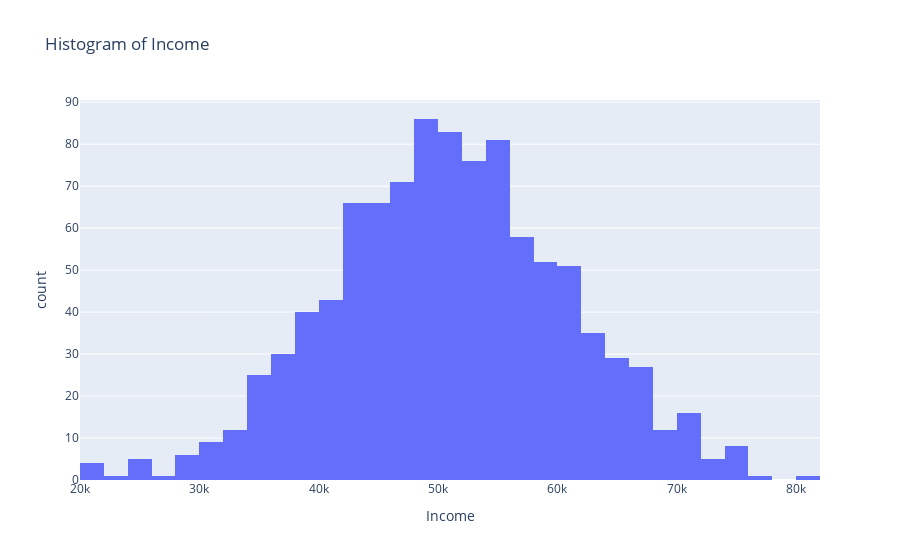
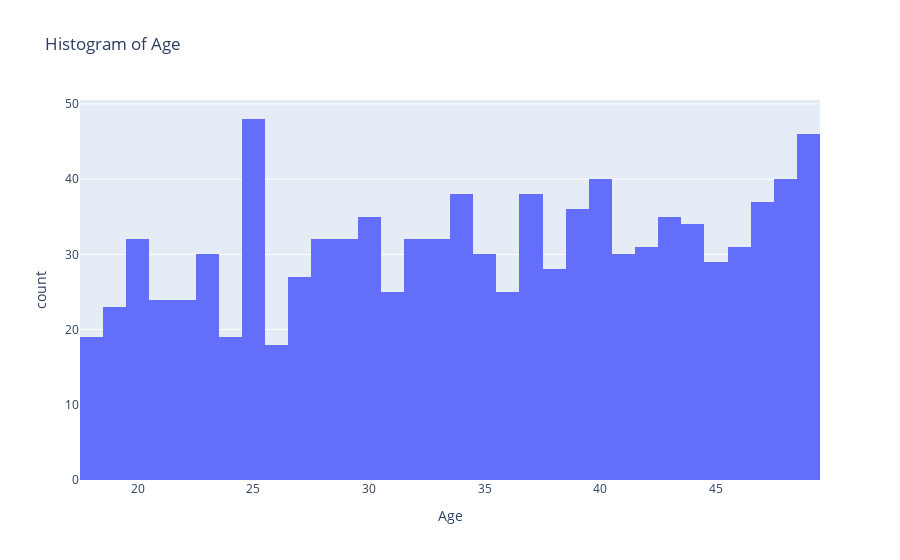
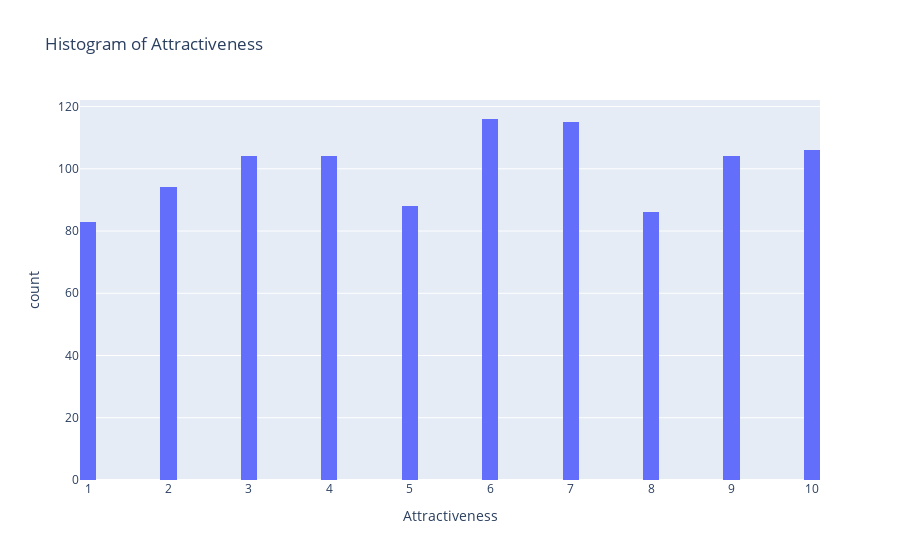
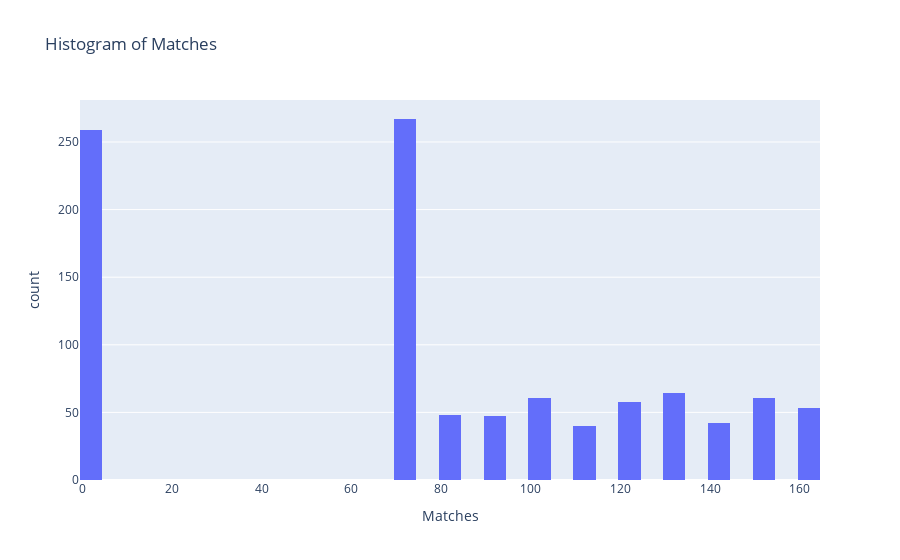

The code cell stored with these charts, in order, in its notebook:
### Code cell
import plotly.express as px

for col in numeric_col:
    fig = px.histogram(df, x=col, nbins=50, title=f"Histogram of {col}")
    fig.show()

### Figure 1 — Plotly figure (JSON) as saved in the notebook; plotly's stock layout.template omitted (floating-point values rounded to 4 significant figures; data arrays with more than 128 entries replaced by an {"elided": "..."} marker saying what was removed)
{"data": [{"alignmentgroup": "True", "bingroup": "x", "hovertemplate": "Income=%{x}<br>count=%{y}<extra></extra>", "legendgroup": "", "marker": {"color": "#636efa", "pattern": {"shape": ""}}, "name": "", "nbinsx": 50, "offsetgroup": "", "orientation": "v", "showlegend": false, "x": {"elided": "1000 int values"}, "xaxis": "x", "yaxis": "y", "type": "histogram"}], "layout": {"xaxis": {"anchor": "y", "domain": [0, 1], "title": {"text": "Income"}}, "yaxis": {"anchor": "x", "domain": [0, 1], "title": {"text": "count"}}, "legend": {"tracegroupgap": 0}, "title": {"text": "Histogram of Income"}, "barmode": "relative"}}

### Figure 2 — Plotly figure (JSON) as saved in the notebook; plotly's stock layout.template omitted (floating-point values rounded to 4 significant figures; data arrays with more than 128 entries replaced by an {"elided": "..."} marker saying what was removed)
{"data": [{"alignmentgroup": "True", "bingroup": "x", "hovertemplate": "Age=%{x}<br>count=%{y}<extra></extra>", "legendgroup": "", "marker": {"color": "#636efa", "pattern": {"shape": ""}}, "name": "", "nbinsx": 50, "offsetgroup": "", "orientation": "v", "showlegend": false, "x": {"elided": "1000 int values"}, "xaxis": "x", "yaxis": "y", "type": "histogram"}], "layout": {"xaxis": {"anchor": "y", "domain": [0, 1], "title": {"text": "Age"}}, "yaxis": {"anchor": "x", "domain": [0, 1], "title": {"text": "count"}}, "legend": {"tracegroupgap": 0}, "title": {"text": "Histogram of Age"}, "barmode": "relative"}}

### Figure 3 — Plotly figure (JSON) as saved in the notebook; plotly's stock layout.template omitted (floating-point values rounded to 4 significant figures; data arrays with more than 128 entries replaced by an {"elided": "..."} marker saying what was removed)
{"data": [{"alignmentgroup": "True", "bingroup": "x", "hovertemplate": "Attractiveness=%{x}<br>count=%{y}<extra></extra>", "legendgroup": "", "marker": {"color": "#636efa", "pattern": {"shape": ""}}, "name": "", "nbinsx": 50, "offsetgroup": "", "orientation": "v", "showlegend": false, "x": {"elided": "1000 int values"}, "xaxis": "x", "yaxis": "y", "type": "histogram"}], "layout": {"xaxis": {"anchor": "y", "domain": [0, 1], "title": {"text": "Attractiveness"}}, "yaxis": {"anchor": "x", "domain": [0, 1], "title": {"text": "count"}}, "legend": {"tracegroupgap": 0}, "title": {"text": "Histogram of Attractiveness"}, "barmode": "relative"}}

### Figure 4 — Plotly figure (JSON) as saved in the notebook; plotly's stock layout.template omitted (floating-point values rounded to 4 significant figures; data arrays with more than 128 entries replaced by an {"elided": "..."} marker saying what was removed)
{"data": [{"alignmentgroup": "True", "bingroup": "x", "hovertemplate": "Matches=%{x}<br>count=%{y}<extra></extra>", "legendgroup": "", "marker": {"color": "#636efa", "pattern": {"shape": ""}}, "name": "", "nbinsx": 50, "offsetgroup": "", "orientation": "v", "showlegend": false, "x": {"elided": "1000 int values"}, "xaxis": "x", "yaxis": "y", "type": "histogram"}], "layout": {"xaxis": {"anchor": "y", "domain": [0, 1], "title": {"text": "Matches"}}, "yaxis": {"anchor": "x", "domain": [0, 1], "title": {"text": "count"}}, "legend": {"tracegroupgap": 0}, "title": {"text": "Histogram of Matches"}, "barmode": "relative"}}
